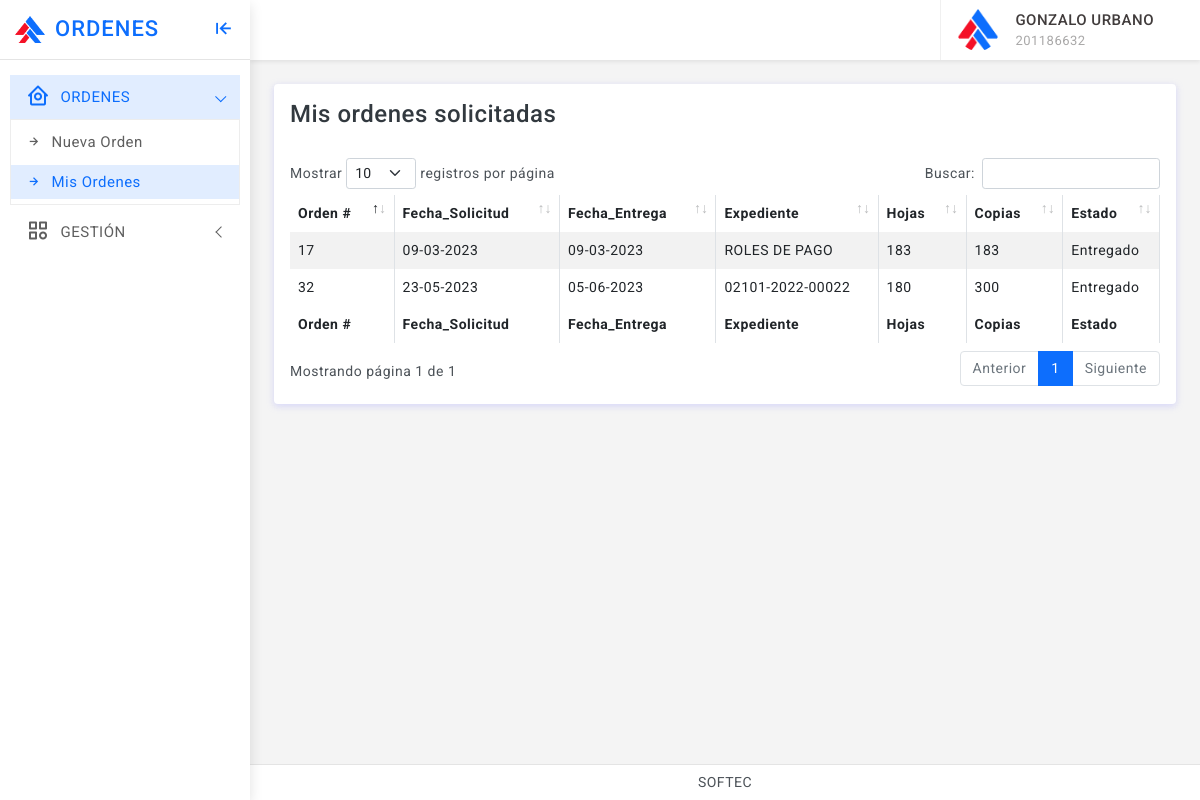
Page /app.php?vista=misordenes (signed in) on the committed database.
### tables this page shows
CREATE TABLE `ordenes` (
  `id` int(9) UNSIGNED ZEROFILL NOT NULL,
  `fecha_solicitud` varchar(20) NOT NULL,
  `fecha_entrega` varchar(20) DEFAULT NULL,
  `solicita_ci` int(10) UNSIGNED ZEROFILL NOT NULL,
  `solicita_nombres` varchar(200) NOT NULL,
  `autoriza` varchar(200) DEFAULT NULL,
  `entrega` varchar(200) DEFAULT NULL,
  `expediente` varchar(200) NOT NULL,
  `hojas` int(6) NOT NULL,
  `copias` int(6) NOT NULL,
  `estado` int(1) NOT NULL
);

### misordenes.php (the view, shortened to what this page needs)
<?php
include_once 'conexion.php';
$cedula = $_SESSION['cedula'];
$sql_leer = 'SELECT * FROM ordenes WHERE solicita_ci=?';
$sentencia_leer = $pdo->prepare($sql_leer);
$sentencia_leer->execute(array($cedula));
$resultado = $sentencia_leer->fetchAll();
?>
<div class="page-wrapper">
			<div class="page-content">
			<div class="card">
	<div class="card-body">
		<h4 class="card-title">Mis ordenes solicitadas</h4>
		<br>
		<div class="table-responsive">
			<table id="example" class="table table-striped table-bordered" style="width:100%">
				<thead>
					<tr>
						<th>Orden #</th>
						<th>Fecha_Solicitud</th>
						<th>Fecha_Entrega</th>
						<th>Expediente</th>
						<th>Hojas</th>
						<th>Copias</th>
						<th>Estado</th>
					</tr>
				</thead>
				<tbody>
					<?php foreach($resultado as $dato): ?>
					<tr>
						<td><?php echo $dato['id'] ?></td>
						<td><?php echo $dato['fecha_solicitud'] ?></td>
						<td><?php echo $dato['fecha_entrega'] ?></td>
						<td><?php echo $dato['expediente'] ?></td>
						<td><?php echo $dato['hojas'] ?></td>
						<td><?php echo $dato['copias'] ?></td>
						<td><?php
								if($dato['estado'] == 0){
									echo 'Solicitado';
								}elseif($dato['estado'] == 1){
									echo 'Autorizado';
								}elseif($dato['estado'] == 2){
									echo 'Entregado';
								}elseif($dato['estado'] == 3){
									echo 'Anulado';
								}
						?></td>
					</tr>
					<?php endforeach ?>
				</tbody>
				<tfoot>
					<tr>
					<th>Orden #</th>
						<th>Fecha_Solicitud</th>
						<th>Fecha_Entrega</th>
						<th>Expediente</th>
						<th>Hojas</th>
						<th>Copias</th>
						<th>Estado</th>
					</tr>
				</tfoot>
			</table>
		</div>
	</div>
</div>
			</div>
		</div>

### header.php (shortened to what this page needs)
<!doctype html>
<html lang="es">
<head>
	<link href="assets/plugins/simplebar/css/simplebar.css" rel="stylesheet" />
	<link href="assets/plugins/perfect-scrollbar/css/perfect-scrollbar.css" rel="stylesheet" />
	<link href="assets/plugins/metismenu/css/metisMenu.min.css" rel="stylesheet" />
	<link href="assets/plugins/datatable/css/dataTables.bootstrap5.min.css" rel="stylesheet" />
	<link href="assets/css/bootstrap.min.css" rel="stylesheet">
	<link href="assets/css/bootstrap-extended.css" rel="stylesheet">
	<link href="assets/css/app.css" rel="stylesheet">
	<link href="assets/css/icons.css" rel="stylesheet">
	<link rel="stylesheet" href="assets/css/dark-theme.css" />
	<link rel="stylesheet" href="assets/css/semi-dark.css" />
	<link rel="stylesheet" href="assets/css/header-colors.css" />
</head>

### app.php (shortened to what this page needs)
<?php
include_once 'header.php';
$nombres = explode(' ', $_SESSION['nombres']);
$apellidos = explode(' ', $_SESSION['apellidos']);
$nombre = $nombres[0];
$apellido = $apellidos[0];
?>
<body>
	<div class="wrapper">
		<div class="sidebar-wrapper" data-simplebar="true">
			<div class="sidebar-header">
				<div>
					<img src="assets/images/logo-icon.png" class="logo-icon" alt="logo icon">
				</div>
				<div>
					<h4 class="logo-text">ORDENES</h4>
				</div>
				<div class="toggle-icon ms-auto"><i class='bx bx-arrow-to-left'></i>
				</div>
			</div>
	<?php
	if ($_SESSION['nivel'] == 0) {
		include_once 'menu.php';
	} elseif ($_SESSION['nivel'] == 1) {
		include_once 'menu_usuario.php';
	} elseif ($_SESSION['nivel'] == 2) {
		include_once 'menu_admin.php';
	}
	?>
		</div>
		<header>
			<div class="topbar d-flex align-items-center">
				<nav class="navbar navbar-expand">
					<div class="user-box dropdown">
						<a class="d-flex align-items-center nav-link dropdown-toggle dropdown-toggle-nocaret" href="#" role="button" data-bs-toggle="dropdown" aria-expanded="false">
							<img src="assets/images/logo-icon.png" class="user-img" alt="user avatar">
							<div class="user-info ps-3">
								<p class="user-name mb-0"><?php echo $nombre.' '.$apellido;?></p>
								<p class="designattion mb-0"><?php echo $_SESSION['cedula'];?></p>
							</div>
						</a>
					</div>
				</nav>
			</div>
		</header>
<?php
if(!isset($_GET['vista']) || $_GET['vista'] == 'inicio' || $_GET['vista'] == ''){
	include 'inicio.php';
}else{
	include $_GET['vista'].'.php';
}
include 'footer.php';
?>

### menu_usuario.php (shortened to what this page needs)
<ul class="metismenu" id="menu">
				<li>
					<a href="javascript:;" class="has-arrow">
						<div class="parent-icon"><i class='bx bx-home-circle'></i>
						</div>
						<div class="menu-title">ORDENES</div>
					</a>
					<ul>
						<li> <a href="app.php?vista=nueva_orden"><i class="bx bx-right-arrow-alt"></i>Nueva Orden</a></li>
						<li> <a href="app.php?vista=misordenes"><i class="bx bx-right-arrow-alt"></i>Mis Ordenes</a></li>
					</ul>
				</li>
				<li>
					<a href="javascript:;" class="has-arrow">
						<div class="parent-icon"><i class="bx bx-category"></i>
						</div>
						<div class="menu-title">GESTIÓN</div>
					</a>
				</li>
			</ul>

### footer.php (shortened to what this page needs)
<footer class="page-footer">
			<p class="mb-0">SOFTEC</p>
		</footer>
	</div>
</body>
</html>

### assets/css/app.css (style rules this page uses)
body { font-size: 14px; color: #4c5258; letter-spacing: .5px; background-color: #f4f4f4; overflow-x: hidden; font-family: Roboto, sans-serif }
a { text-decoration: none }
.wrapper { width: 100%; position: relative }
.sidebar-wrapper { width: 250px; height: 100%; position: fixed; top: 0; bottom: 0; left: 0; background: #fff; border-right: 0 solid #e4e4e4; z-index: 11; box-shadow: 0 .3rem .8rem rgba(0, 0, 0, .12)!important; transition: all .2s ease-out }
.sidebar-header { width: 250px; height: 60px; display: flex; align-items: center; position: absolute; top: 0; bottom: 0; padding: 0 15px; z-index: 5; background: #fff; background-clip: padding-box; border-bottom: 1px solid #e4e4e4 }
.logo-icon { width: 30px }
.logo-text { font-size: 22px; margin-left: 10px; margin-bottom: 0; letter-spacing: 1px; color: #0d6efd }
.toggle-icon { font-size: 22px; cursor: pointer; color: #0d6efd }
.topbar { position: fixed; top: 0; left: 250px; right: 0; height: 60px; background: #fff; border-bottom: 1px solid rgb(228 228 228 / 0%); z-index: 10; box-shadow: 0 .125rem .25rem rgba(0, 0, 0, .075)!important }
.topbar .navbar { width: 100%; height: 60px; padding-left: 30px; padding-right: 30px }
.page-wrapper { height: 100%; margin-top: 60px; margin-bottom: 30px; margin-left: 250px }
.page-content { padding: 1.5rem 1.5rem 0.7rem 1.5rem }
.page-footer { background: #fff; left: 250px; right: 0; bottom: 0; position: fixed; text-align: center; padding: 7px; font-size: 14px; border-top: 1px solid #e4e4e4; z-index: 3 }
.sidebar-wrapper ul { padding: 0; margin: 0; list-style: none; background: 0 0 }
.sidebar-wrapper .metismenu { background: 0 0; display: -webkit-box; display: -ms-flexbox; display: flex; padding: 10px; margin-top: 60px; -webkit-box-orient: vertical; -webkit-box-direction: normal; -ms-flex-direction: column; flex-direction: column }
.sidebar-wrapper .metismenu li+li { margin-top: 5px }
.sidebar-wrapper .metismenu li:first-child { margin-top: 5px }
.sidebar-wrapper .metismenu li:last-child { margin-bottom: 5px }
.sidebar-wrapper .metismenu>li { display: -webkit-box; display: -ms-flexbox; display: flex; -webkit-box-orient: vertical; -webkit-box-direction: normal; -ms-flex-direction: column; flex-direction: column; position: relative }
.sidebar-wrapper .metismenu a { position: relative; display: flex; align-items: center; justify-content: left; padding: 8px 15px; font-size: 15px; color: #5f5f5f; outline-width: 0; text-overflow: ellipsis; overflow: hidden; letter-spacing: .5px; border: 1px solid #ffffff00; transition: all .3s ease-out }
.sidebar-wrapper .metismenu a .parent-icon { font-size: 24px; line-height: 1 }
.sidebar-wrapper .metismenu a .menu-title { margin-left: 10px }
.sidebar-wrapper .metismenu ul a { padding: 6px 15px 6px 15px; font-size: 15px; border: 0 }
.sidebar-wrapper .metismenu ul a i { margin-right: 10px }
.sidebar-wrapper .metismenu ul { border: 1px solid #ededed; background: #fff }
.sidebar-wrapper .metismenu .mm-active>a, .sidebar-wrapper .metismenu a:active, .sidebar-wrapper .metismenu a:focus, .sidebar-wrapper .metismenu a:hover { color: #0d6efd; text-decoration: none; background: rgb(13 110 253 / .12) }
.metismenu .has-arrow:after { position: absolute; content: ""; width: .5em; height: .5em; border-style: solid; border-width: 1.2px 0 0 1.2px; border-color: initial; right: 15px; transform: rotate(-45deg) translateY(-50%); transform-origin: top; top: 50%; transition: all .3s ease-out }
.dropdown-toggle-nocaret:after { display: none }
.user-img { width: 42px; height: 42px; border-radius: 50%; border: 0 solid #e5e5e5; padding: 0 }
.user-info .user-name { font-size: 15px; font-weight: 500; color: #413c3c }
.user-info .designattion { font-size: 13px; color: #a9a8a8 }
.user-box { display: flex; align-items: center; height: 60px; border-left: 1px solid #f0f0f0; margin-left: 1rem }

### rows in the picture
ordenes: id "17", fecha_solicitud "09-03-2023", fecha_entrega "09-03-2023", expediente "ROLES DE PAGO", hojas "183", copias "183", estado "Entregado"
ordenes: id "32", fecha_solicitud "23-05-2023", fecha_entrega "05-06-2023", expediente "02101-2022-00022", hojas "180", copias "300", estado "Entregado"

### other values in the picture
$nombre "GONZALO"
$apellido "URBANO"
$_SESSION['cedula'] "201186632"
